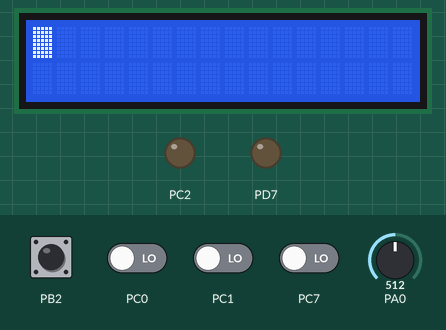
Bench run of a program on a simulated ATmega164P, built with avr-gcc and emulated at 16 MHz. On the bench: 16×2 character LCD, output pins drawn as LEDs (lit = HIGH). Wiring (inferred from the names in the program): character LCD (HD44780): RS PA5; R/W PA6; E PA7; data PC6, PC5, PC4, PC3. The test bench sets the inputs (shaded band); at power-on: PB2 HIGH, PC0, PC1, PC7 LOW, PA0 = 512. Pins used as bus, display or sensor lines are not drawn; what the program prints to the serial monitor is not drawn.

Above: at 0.1 s.
At 1.2 s:
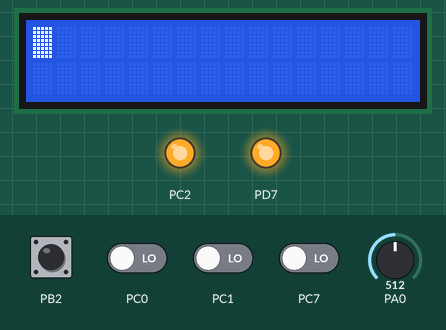
1.3 s: PB2 pulled LOW for 0.15 s
At 2.3 s:
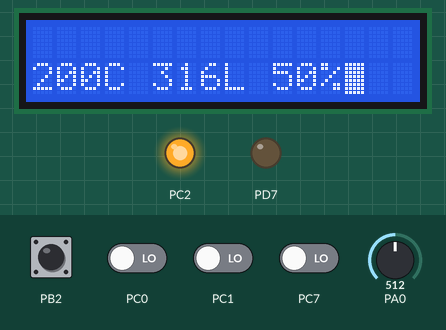
Timing chart, 0 to 4.3 s (numbered marks = the images above; inputs shaded):
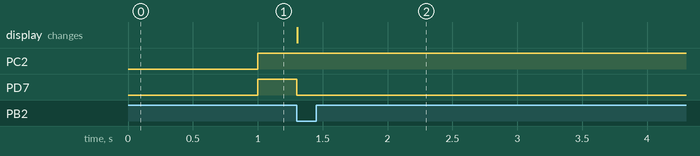

The program:

main.c
```c
/*
 * Mihnea.c
 *
 * Created: 7/30/2019 8:56:36 PM
 * Author : alexandru.sontica
 */

#include "lcd.h"
#include <avr/io.h>			/* Include AVR std. library file */
#include <util/delay.h>		/* Include Delay header file */
#include <stdbool.h>		/* Include standard boolean library */
#include <string.h>			/* Include string library */
#include <stdio.h>			/* Include standard IO library */
#include <stdlib.h>			/* Include standard library */
#include <avr/interrupt.h>	/* Include avr interrupt header file */
#include "usart.h"			/* Include USART header file */
#include "adc.h"

void send_request(unsigned int grade, unsigned int lux, unsigned int umiditate);

/* intreruperile intre PCINT8 si PCINT15 */
ISR(PCINT1_vect)
{
	/* verificam daca butonul BTN (atasat la PB2) este apasat */
	if ((PINB & (1<<PB2)) == 0) {
		/* Inversam starea pinului. */
		PORTD ^= (1 << PD7);

		double grade = adc_full_read_temperature();
		double lux = adc_full_read_light();
		double umiditate = adc_full_read_humidity();

		LCD_clear_bottom_line();

		char buf[32];
		sprintf(buf, "%uC %uL %u%%", (unsigned int) grade, (unsigned int) lux, (unsigned int) umiditate);
		LCD_printAt(64, buf);

		send_request(grade, lux, umiditate);
	}
}

void shift_left(char *v, int first, int last)
{
	int i;

	for (i = 0; i < last - 1; i++) {
		v[i] = v[i + 1];
	}
}

/* folosit pana la orice citire de OK\r\n */
int read_until_ok()
{
	char v[5] = "";
	int cnt = 0;

	/* incercam sa construim in v sirul "OK\r\n"
	 * pun cate un caracter la finalul lui v si vad daca am obtinut sirul
	 * daca am obtinut sirul, ma opresc
	 * daca nu am obtinut sirul, shiftez la stanga toate caracterele cu o pozitie
	 * _ _ _ O -> _ _ O K -> _ O K \r -> O K \r \n
	 */
	while (true) {
		v[3] = USART0_receive();
		cnt++;

		if (strcmp(v, "OK\r\n") == 0)
			return cnt;

		shift_left(v, 0, 4);
	}

	return 0;
}


int generic_read_until(const char *word)
{
	char v[16] = "";
	int cnt = 0;
	unsigned int world_len = strlen(word);

	v[15] = '\0';

	if (world_len >= 16) {
		LCD_printAt(0, "NASOL!");
		LCD_printAt(64, "NASOL!");
	}

	while (1) {
		v[world_len - 1] = USART0_receive();
		cnt++;

		if (strcmp(v, word) == 0)
			return cnt;

		shift_left(v, 0, world_len);
	}

	return 0;
}

/*
 * folosit pana la citirea \r\n\r\n, pentru citirea completa a
 * requesturilor http GET
 */
int read_until_2crlf()
{
	char v[5] = "";
	int cnt = 0;

	while (1) {
		v[3] = USART0_receive();
		cnt++;

		if (strcmp(v, "\r\n\r\n") == 0)
		return cnt;

		shift_left(v, 0, 4);
	}

	return 0;
}

void send_request(unsigned int grade, unsigned int lux, unsigned int umiditate)
{
	char buf[256];
	char sendBuf[32];
	sprintf(buf, "GET /api/sendData?temp=%u&light=%u&earthHum=%u HTTP/1.1\r\nHost: 192.168.4.3:8080\r\n\r\n", grade, lux, umiditate);

	/* initializarea unei noi conexiuni cu serverul de SpringBoot */
	USART0_print("AT+CIPSTART=0,\"TCP\",\"192.168.4.3\",8080\r\n");
	read_until_ok();

	/* initializeaza trimiterea unui request la serverul de SpringBoot */
	sprintf(sendBuf, "AT+CIPSEND=0,%d\r\n", strlen(buf));
	USART0_print(sendBuf);
	read_until_ok();

	/* trimiterea efectiva a requestului */
	USART0_print(buf);
	/* citim pana la "SEND OK" */
	read_until_ok();

	/* daca ma intereseaza vreodata raspunsul serverului, in sectiunea asta
	 * trebuie sa incep sa citesc ce mi se trimite
	 */

	/* probabil Spring face close de unul singur, deci nu e neaparat nevoie
	 * de CIPCLOSE
	 */
	USART0_print("AT+CIPCLOSE=0\r\n");
	read_until_ok();
}

int main(void)
{
	/* activate intreruperi globale */
	sei();

	/* configurarea butonului de la PB2 ca intrare */
	DDRB &= ~(1<<PB2);
	/* configurarea rezistentei de pull-up a PB2 */
	PORTB |= (1<<PB2);

	/* activare intreruperi pentru grupul PCINT1: PCINT8-PCINT15 */
	PCICR |= (1<<PCIE1);
	/* activare intrerupere pentru butonul PB2, adica PCINT10 */
	PCMSK1 |= (1<<PCINT10);

	/* functii de biblioteca pentru initializare LCD */
	LCD_init();
	/* functii de biblioteca pentru initializare USART (comunicatie cu ESP) */
	USART0_init();
	/* functii de biblioteca pentru initializare ADC (colectare date de la cei 3 senzori) */
	adc_init();

	/* lasam ragaz controllerului pt a se stabiliza toate initializarile facute de noi */
    _delay_ms(1000);

	/* activare USER led */
	DDRD |= (1 << PD7);
	PORTD |= (1 << PD7);

	/* activare backlight LED */
	DDRC |= (1 << PC2);
	PORTC |= (1 << PC2);

	/* dezactivez echo pentru comenzile date spre ESP */
	USART0_print("ATE0\r\n");
	read_until_ok();

	/* permit conexiuni multiple la ESP (necesar pentru a porni serverul de ESP) */
	USART0_print("AT+CIPMUX=1\r\n");
	read_until_ok();

	/* pornesc serverul pe portul 80 */
	USART0_print("AT+CIPSERVER=1,80\r\n");
	read_until_ok();

	/* curatare output ESP; nu e necesara */
	USART0_print("AT\r\n");
	read_until_ok();

	LCD_printAt(0, "ok");

	char request[256] = "";
	unsigned int cnt = 0;

	/*
	 * un request HTTP va fi transmis noua de catre ESP conform urmatoarelor etape:
	 * 0,CONNECT
	 * REQUEST (terminat de /r/n/r/n)
	 * 0,CLOSED
	 */
	while(1) {
		/* astept sa se conecteze cineva la mine */
		generic_read_until("CONNECT\r\n");

		/* ma duc pana la requestul efectiv HTTP (adica cererea de tipul GET /api?param=3 HTTP/1.1 */
		generic_read_until("GET /");
		/* salvez tot pathul in vectorul request */
		while (1) {
			char c = USART0_receive();
			if (c != ' ') {
				request[cnt++] = c;
			} else {
				break;
			}
		}
		request[cnt] = '\0';
		LCD_clear_top_line();
		LCD_printAt(0, request);
		cnt = 0;

		/* citesc si restul requestului HTTP, adica \r\n\r\n */
		read_until_2crlf();

		USART0_print("AT+CIPCLOSE=0\r\n");

		/* astept sa se deconecteze de la mine inainte sa ma apuc de alt request */
		generic_read_until("CLOSED\r\n");

	}
}
```

adc.c
```c
#include <avr/io.h>
#include <util/delay.h>
#include <stdbool.h>
#include <string.h>
#include <stdio.h>
#include <stdlib.h>
#include <avr/interrupt.h>

#include <math.h>

#include "adc.h"

/*
 * senzorul de temperatura este pe PA0
 * senzorul de luminozitate este pe PA2
 * senzorul de umiditate a solului este pe PA4
 */
#define TEMP_SENSOR		0
#define LIGHT_SENSOR	2
#define HUMI_SENSOR		4

void adc_init()
{
	ADMUX = 0;

	/* selectare canal 1 (conform tabelului 23-4) */
	ADMUX |= (1<<MUX0);

	/* referinta la AVCC (tensiunea de alimentare) */
	ADMUX |= (1<<REFS0);
	ADMUX &= ~(1<<REFS1);

	/* ajustare rezultat la dreapta; bitii 0:7 in ADCL, 8:9 in ADCH */
	ADMUX &= ~(1<<ADLAR);

	ADCSRA = 0;

	/* enable convertor */
	ADCSRA |= (1<<ADEN);
}

void adc_select_sensor(unsigned int sensor_number)
{
	/* curatam bitii de selectare a portului */
	ADMUX &= ~(1<<MUX0);
	ADMUX &= ~(1<<MUX1);
	ADMUX &= ~(1<<MUX2);

	/* ne asiguram ca nu afectam ceilalti biti prin pastrarea maxim a primilor 3 biti */
	sensor_number = sensor_number & 0x3;

	/* punem pe 1 bitii lui ADMUX care sunt pe 1 in sensor_number */
	ADMUX |= sensor_number;
}

void adc_start_conversion()
{
	ADCSRA |= (1<<ADSC);
}

/*
 * ADC = (Vin * 1024) / Vref
 * Vref este Vcc, adica 5V
 * Vin este dat de senzor
 */
unsigned int adc_get_value()
{
	/* asteptam finalizarea conversiei */
	while ((ADCSRA & (1<<ADIF)) == 0) {};

	/*
	 * conversia e gata, obtine rezultatul; value este in [0; 1024) probabil
	 */
	unsigned int value = ADC;

	return value;
}

double adc_full_read_temperature()
{
	adc_select_sensor(TEMP_SENSOR);
	adc_start_conversion();
	double value = (double) adc_get_value();

	/* masuram tensiunea data de senzor, in milivolti; Vin reiese din formula din
	 * comentariul de la adc_get_value
	 */
	double Vin = (value * 5000.0) / 1024.0;

	/* formula obtinuta din documentatia senzorului */
	double temperature = (Vin - 500.0) / 10.0;

	return temperature;
}

/* http://www.esp32learning.com/code/esp32-and-ga1a12s202-light-sensor-example.php tabel cu valori lux
 */
double adc_full_read_light()
{
	adc_select_sensor(LIGHT_SENSOR);
	adc_start_conversion();
	/* iesirea senzorului este in scara logaritmica */
	double value = (double) adc_get_value();

	/* valoarea maxima a numarului de lux, adica 10^5, adica 50.000 lux
	 * senzorul poate masura intre 3 si 55.000 lux, dar alegem sa ne raportam la 50.000
	 * lux vine de la luminous flux
	 * 1 lux = 1 lumen / m^2
	 */
	double logRange = 5.0;

	/* valoarea maxima data de convertorul digital */
	double rawRange = 1024.0;

	/* practic, obtinem un procentaj din maximul dat de senzor, pt ca impartim value la rawRange;
	 * acel procentaj il inmultim cu exponentul maxim al logaritmului, adica cu logRange
	 */
	double logLux = (value * logRange) / rawRange;

	/* numarul de lux; maxim 50.000 */
	double lux = pow(10, logLux);

	return lux;
}

double adc_full_read_humidity()
{
	adc_select_sensor(HUMI_SENSOR);
	adc_start_conversion();
	double value = (double) adc_get_value();

	/* pur si simplu exprimam umiditatea ca procentaj din maximul posibil dat de senzor */
	return (value * 100) / 1024.0;
}
```

adc.h
```c
/*
 * adc.h
 *
 * Created: 8/29/2019 9:54:01 PM
 *  Author: alexandru.sontica
 */


#ifndef ADC_H_
#define ADC_H_

void adc_init();

void adc_select_sensor(unsigned int sensor_number);

void adc_start_conversion();

unsigned int adc_get_value();

double adc_full_read_temperature();
double adc_full_read_light();
double adc_full_read_humidity();

#endif /* ADC_H_ */
```

usart.c
```c
#include "usart.h"

/*
 * Functie de initializare a controllerului USART
 */
void USART0_init()
{
    /* seteaza baud rate la 115.2K */
    UBRR0H = 0;
    UBRR0L = 8;

	/* selecteaza mod asincron */
	UCSR0C &= ~(1<<UMSEL00);
	UCSR0C &= ~(1<<UMSEL01);

    /* seteaza formatul frame-ului: 8 biti de date */
	UCSR0C |= (2<<UCSZ00);

	/* 1 bit de stop */
    UCSR0C &= ~(1<<USBS0);

	/* fara paritate */
	UCSR0C &= ~(1<<UPM00);
    UCSR0C &= ~(1<<UPM01);

	/* porneste transmitatorul si receptorul */
	UCSR0B = (1<<TXEN0) | (1<<RXEN0);

}

/*
 * Functie ce transmite un caracter prin USART
 *
 * @param data - caracterul de transmis
 */
void USART0_transmit(char data)
{
    /* asteapta pana bufferul e gol */
    while(!(UCSR0A & (1<<UDRE0)));

    /* pune datele in buffer; transmisia va porni automat in urma scrierii */
    UDR0 = data;
}

/*
 * Functie ce primeste un caracter prin USART
 *
 * @return - caracterul primit
 */
char USART0_receive()
{
    /* asteapta cat timp bufferul e gol */
    while(!(UCSR0A & (1<<RXC0)));

    /* returneaza datele din buffer */
    return UDR0;
}

/*
 * Functie ce transmite un sir de caractere prin USART
 *
 * @param data - sirul (terminat cu '\0') de transmis
 */
void USART0_print(const char *data)
{
    while(*data != '\0')
        USART0_transmit(*data++);
}
```

usart.h
```c
#ifndef USART_H_
#define USART_H_

#include <avr/io.h>
#include <stdio.h>

/*
 * Functie de initializare a controllerului USART
 */
void USART0_init();

/*
 * Functie ce transmite un caracter prin USART
 *
 * @param data - caracterul de transmis
 */
void USART0_transmit(char data);

/*
 * Functie ce primeste un caracter prin USART
 *
 * @return - caracterul primit
 */
char USART0_receive();

/*
 * Functie ce transmite un sir de caractere prin USART
 *
 * @param data - sirul (terminat cu '\0') de transmis
 */
void USART0_print(const char *data);

#endif // USART_H_
```

lcd.c
```c
#include "lcd.h"

// Initializare LCD considerand o interfatare cu 4 pini de date.
// Trebuie apelata inainte de a face orice operatie cu LCD-ul.
void LCD_init(void)
{
    // setam pinii de date ca pini de iesire
    LcdDATA_DDR |= LCD_DATA_MASK;
    // setam pinii de comenzi ca pini de iesire
    LcdCTRL_DDR |= LCD_CTRL_MASK;

    // intram in modul comenzi: RS - low, RW - low
    LCD_RS_LOW();
    LCD_RW_LOW();

    // asteptam timpul de set-up pentru RS si RW
    LCD_DELAY();

    // initializarea pentru 4 fire de date necesita transferarea lui 0100 -> D4-D7

    // E pe high incepe transferul
    LCD_ENABLE();

    // scriem cei mai semnificativi 4 biti pe firele de date, fara a modifica alti biti
    LcdDATA_PORT = (LcdDATA_PORT & ~LCD_DATA_MASK) |
                   (0 << LcdD7) |
                   (0 << LcdD6) |
                   (1 << LcdD5) |
                   (0 << LcdD4);

    // asteptam timpul minim de set-up
    LCD_DELAY();
    // E pe low termina transferul
    LCD_DISABLE();
    // asteptam timpul minim pana la urmatorul E (contine timpul de hold)
    LCD_DELAY();

    // transmitem configuratia initiala
    // 4 biti de date, 2 linii, font 8x5
    LCD_writeInstr(LCD_INSTR_4wire);
    // display pornit, cursor afisat, blink activat
    LCD_writeInstr(LCD_INSTR_displayConfig);
    // auto-increment, fara shiftare
    LCD_writeInstr(LCD_INSTR_incNoShift);
    // sterge display
    LCD_writeInstr(LCD_INSTR_clearDisplay);
}

// Executa secventa de citire a unui octet de date de la LCD.
// Pentru interfatarea cu 4 pini de date sunt necesare 2 transferuri.
uint8_t LCD_read(void)
{
    // setam pinii de date ca intrari pentru a putea primit date de la LCD
    LcdDATA_DDR &= ~LCD_DATA_MASK;
    // dezactivam rezistentele de pull-up pentru pinii de date
    LcdDATA_PORT &= ~LCD_DATA_MASK;

    // stocheaza valoarea care va fi citita
    uint8_t data = 0;

    // transferul primilor 4 biti de la LCD

    LCD_ENABLE();
    // asteptam timpul minim de set-up
    LCD_DELAY();
    // citim de pe pinii de date cei mai semnificativi 4 biti
    data |= (((LcdDATA_PIN >> LcdD7) & 0x01) << 7) |
            (((LcdDATA_PIN >> LcdD6) & 0x01) << 6) |
            (((LcdDATA_PIN >> LcdD5) & 0x01) << 5) |
            (((LcdDATA_PIN >> LcdD4) & 0x01) << 4);
    LCD_DISABLE();
    // asteptam timpul minim pana la urmatorul E
    LCD_DELAY();

    // transferul ultimilor 4 biti de la LCD

    LCD_ENABLE();
    // asteptam timpul minim de set-up
    LCD_DELAY();
    // citim de pe pinii de date cei mai putin semnificativi 4 biti
    data |= (((LcdDATA_PIN >> LcdD7) & 0x01) << 3) |
            (((LcdDATA_PIN >> LcdD6) & 0x01) << 2) |
            (((LcdDATA_PIN >> LcdD5) & 0x01) << 1) |
            (((LcdDATA_PIN >> LcdD4) & 0x01) << 0);
    LCD_DISABLE();
    // asteptam timpul minim pana la urmatorul E
    LCD_DELAY();

    // setam pinii de date inapoi ca iesiri
    LcdDATA_DDR |= LCD_DATA_MASK;

    // returnam octetul citit
    return data;
}

// Citeste starea LCD-ului (contine busy flag).
uint8_t LCD_readStatus(void)
{
    // intram in modul citire stare (busy flag + addresa curenta)
    LCD_RS_LOW();
    LCD_RW_HIGH();

    // asteptam timpul de set-up pentru RS si RW
    LCD_DELAY();

    // citim si returnam datele
    return LCD_read();
}

// Citeste un octet din ultima memorie folosita (DDRAM sau CGRAM).
uint8_t LCD_readData(void)
{
    // intram in modul citire memorie
    LCD_RS_HIGH();
    LCD_RW_HIGH();

    // asteptam timpul de set-up pentru RS si RW
    LCD_DELAY();

    // citim si returnam datele
    return LCD_read();
}

// Returneaza starea LCD-ului: 1 - busy, 0 - available
uint8_t LCD_isBusy(void)
{
    // busy flag este bitul 7: 1 -> busy, 0 -> available
    return (LCD_readStatus() & (1 << 7)) != 0;
}

// Asteapta pana cand LCD-ul devine disponibil pentru o noua comanda.
void LCD_waitNotBusy(void)
{
    while(LCD_isBusy());
}

// Executa secventa de trimitere a unui octet de date catre LCD.
// Pentru interfatarea cu 4 pini de date sunt necesare 2 transferuri.
void LCD_write(uint8_t data)
{
    // transferul primilor 4 biti catre LCD

    LCD_ENABLE();
    // scriem pe pinii de date cei mai semnificativi 4 biti, fara a modifica alti biti in registru
    LcdDATA_PORT = (LcdDATA_PORT & ~LCD_DATA_MASK) |
                   (((data >> 7) & 0x01) << LcdD7) |
                   (((data >> 6) & 0x01) << LcdD6) |
                   (((data >> 5) & 0x01) << LcdD5) |
                   (((data >> 4) & 0x01) << LcdD4);
    // asteptam timpul minim de set-up
    LCD_DELAY();
    LCD_DISABLE();
    // asteptam timpul minim pana la urmatorul E (contine timpul de hold)
    LCD_DELAY();

    // transferul ultimilor 4 biti catre LCD

    LCD_ENABLE();
    // scriem pe pinii de date cei mai putin semnificativi 4 biti, fara a modifica alti biti in registru
    LcdDATA_PORT = (LcdDATA_PORT & ~LCD_DATA_MASK) |
                   (((data >> 3) & 0x01) << LcdD7) |
                   (((data >> 2) & 0x01) << LcdD6) |
                   (((data >> 1) & 0x01) << LcdD5) |
                   (((data >> 0) & 0x01) << LcdD4);
    // asteptam timpul minim de set-up
    LCD_DELAY();
    LCD_DISABLE();
    // asteptam timpul minim pana la urmatorul E (contine timpul de hold)
    LCD_DELAY();
}

// Trimite o instructiune de control catre LCD.
void LCD_writeInstr(uint8_t instr)
{
    // asteptam ca LCD-ul sa poata accepta instructiuni
    LCD_waitNotBusy();

    // intram in modul comenzi: RS - low, RW - low
    LCD_RS_LOW();
    LCD_RW_LOW();

    // asteptam timpul de set-up pentru RS si RW
    LCD_DELAY();

    // trimitem datele
    LCD_write(instr);
}

// Trimite o instructiune de scriere date catre LCD.
void LCD_writeData(uint8_t data)
{
    // asteptam ca LCD-ul sa poata accepta instructiuni
    LCD_waitNotBusy();

    // intram in modul scriere date
    LCD_RS_HIGH();
    LCD_RW_LOW();

    // asteptam timpul de set-up pentru RS si RW
    LCD_DELAY();

    // trimitem datele
    LCD_write(data);
}

// Afiseaza caracterul pe LCD la adresa curenta.
void LCD_putChar(char c)
{
    LCD_writeData(c);
}

// Afiseaza caracterul pe LCD la adresa primita.
void LCD_putCharAt(uint8_t addr, char c)
{
    /* TODO task 1 LCD */

    LCD_writeInstr(LCD_INSTR_DDRAM + addr);
    LCD_putChar(c);
}

// Afiseaza string-ul pe LCD incepand de la adresa curenta.
void LCD_print(const char* msg)
{
    while(*msg)
        LCD_putChar(*msg++);
}

// Afiseaza string-ul pe LCD incepand de la adresa primita.
void LCD_printAt(uint8_t addr, const char* msg)
{
    /* TODO task 1 LCD */

    LCD_writeInstr(LCD_INSTR_DDRAM | addr);
    LCD_print(msg);
}

// Sterge linia de sus a LCD-ului
void LCD_clear_top_line()
{
	LCD_printAt(0x00, "                ");
}

// Sterge linia de jos a LCD-ului
void LCD_clear_bottom_line()
{
	LCD_printAt(0x40, "                ");
}
```

Source omitted: lcd.h (5125 bytes)

Measured:
- after the input at 1.3 s, PD7: HIGH → LOW at once; the display: changes at once (image 2)
